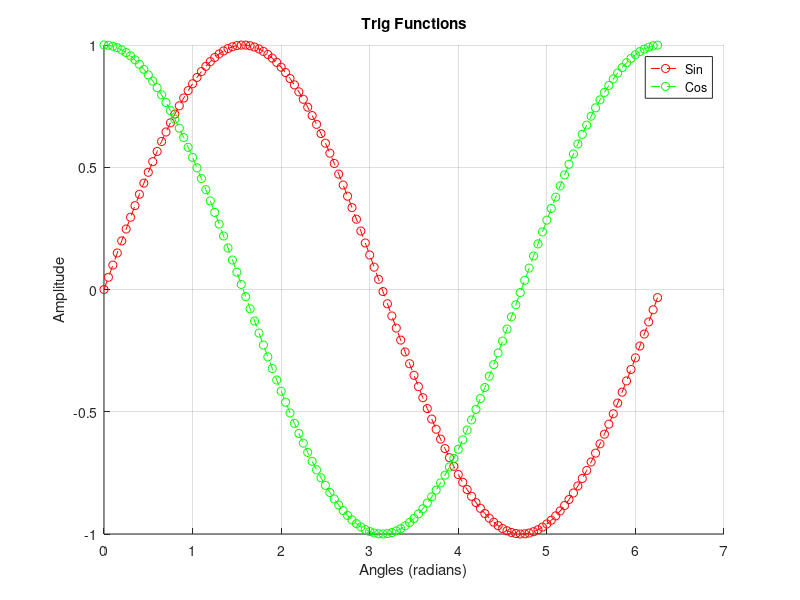

MATLAB code to generate this figure:
%%%%%%%%%%%%%%%%%%%%%%%%%%%%%%%%%%%%%%%%%%%%%%%%%%%%%%%%%%%%%%%%%%%%%%%%%%%
%
%  Program Description: Plots the trig functions sine and cosine.
%
%%%%%%%%%%%%%%%%%%%%%%%%%%%%%%%%%%%%%%%%%%%%%%%%%%%%%%%%%%%%%%%%%%%%%%%%%%%

% --- INPUTS ---
angles_rad = (0:0.05:2*pi);             % Angles in radians
% --- CALCULATIONS ---
sin_of_angles = sin(angles_rad);        % Sin of angles
cos_of_angles = cos(angles_rad);        % Cos of angles
% --- OUTPUTS ----
hold;                                   % Toggles plot hold ON
plot(angles_rad,sin_of_angles,'ro--');  % Plots the sine function with circles in red
plot(angles_rad,cos_of_angles,'go--');  % Plots the cosine function with circles in green
xlabel('Angles (radians)');             % Sets plot x-axis to "Angles (radians)"
ylabel('Amplitude');                    % Sets plot y-axis to "Amplitude"
title('Trig Functions');                % Sets plot title to "Trig Functions
legend('Sin','Cos');                    % Creates legend in default upper-left with "Sin" and "Cos"
grid;                                   % Toggles gridlines ON

